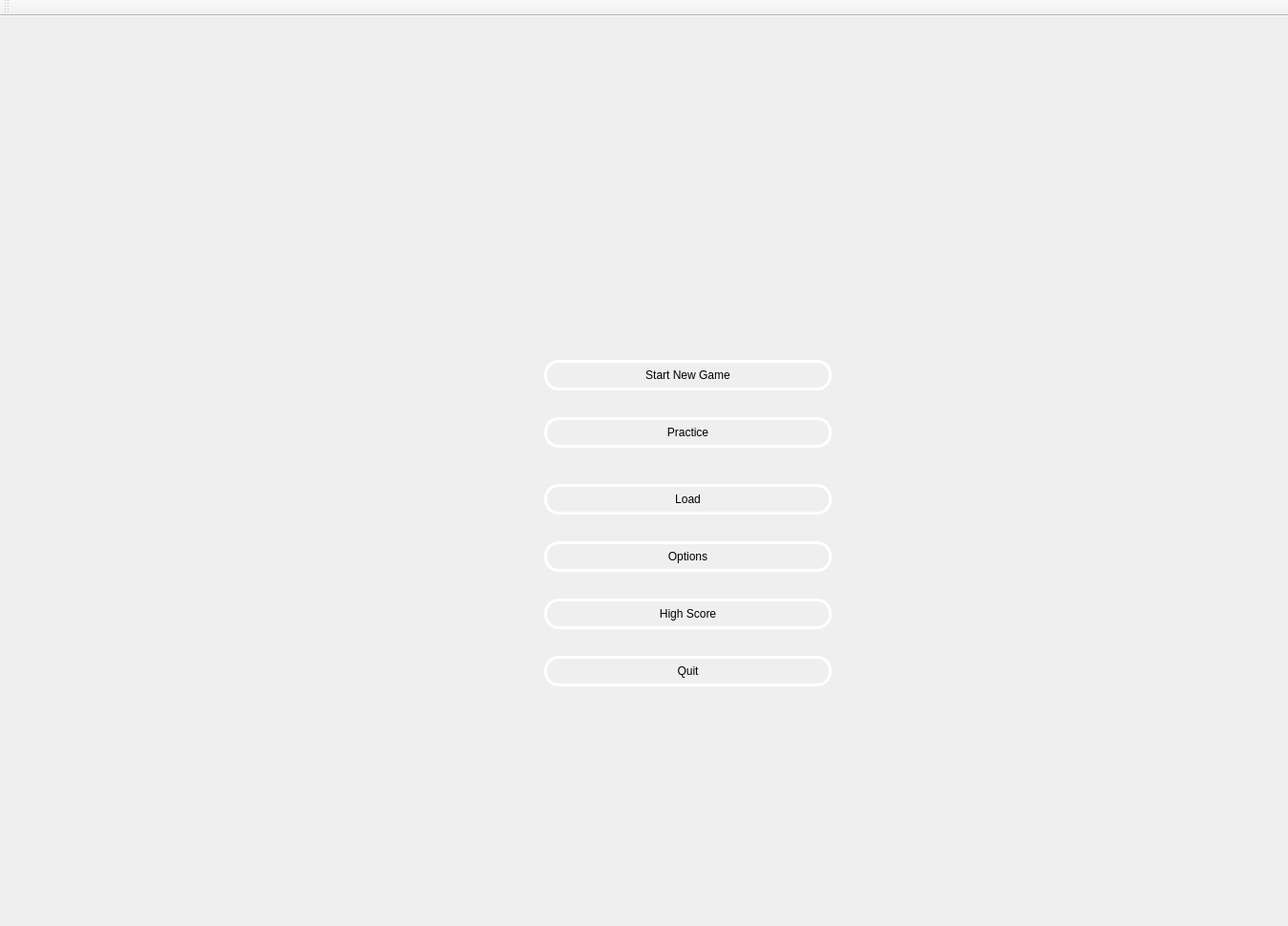
<?xml version="1.0" encoding="UTF-8"?>
<ui version="4.0">
 <class>MainWindow</class>
 <widget class="QMainWindow" name="MainWindow">
  <property name="geometry">
   <rect>
    <x>0</x>
    <y>0</y>
    <width>1349</width>
    <height>970</height>
   </rect>
  </property>
  <property name="windowTitle">
   <string>MainWindow</string>
  </property>
  <property name="styleSheet">
   <string notr="true">background-image:url(bike-race.jpeg)
</string>
  </property>
  <widget class="QWidget" name="centralWidget">
   <widget class="QPushButton" name="newGame">
    <property name="geometry">
     <rect>
      <x>570</x>
      <y>360</y>
      <width>301</width>
      <height>32</height>
     </rect>
    </property>
    <property name="styleSheet">
     <string notr="true">QPushButton{
border:3px solid white;
border-radius:15px;
}</string>
    </property>
    <property name="text">
     <string>Start New Game</string>
    </property>
   </widget>
   <widget class="QPushButton" name="freeRome">
    <property name="geometry">
     <rect>
      <x>570</x>
      <y>420</y>
      <width>301</width>
      <height>32</height>
     </rect>
    </property>
    <property name="styleSheet">
     <string notr="true">border:3px solid white ;
border-radius:15px</string>
    </property>
    <property name="text">
     <string>Practice</string>
    </property>
   </widget>
   <widget class="QPushButton" name="load">
    <property name="geometry">
     <rect>
      <x>570</x>
      <y>490</y>
      <width>301</width>
      <height>32</height>
     </rect>
    </property>
    <property name="styleSheet">
     <string notr="true">border:3px solid white;
border-radius:15px;</string>
    </property>
    <property name="text">
     <string>Load</string>
    </property>
   </widget>
   <widget class="QPushButton" name="options">
    <property name="geometry">
     <rect>
      <x>570</x>
      <y>550</y>
      <width>301</width>
      <height>32</height>
     </rect>
    </property>
    <property name="styleSheet">
     <string notr="true">border:3px solid white;
border-radius:15px;</string>
    </property>
    <property name="text">
     <string>Options</string>
    </property>
   </widget>
   <widget class="QPushButton" name="highScore">
    <property name="geometry">
     <rect>
      <x>570</x>
      <y>610</y>
      <width>301</width>
      <height>32</height>
     </rect>
    </property>
    <property name="styleSheet">
     <string notr="true">border:3px solid white;
border-radius:15px;</string>
    </property>
    <property name="text">
     <string>High Score</string>
    </property>
   </widget>
   <widget class="QPushButton" name="quit">
    <property name="geometry">
     <rect>
      <x>570</x>
      <y>670</y>
      <width>301</width>
      <height>32</height>
     </rect>
    </property>
    <property name="styleSheet">
     <string notr="true">border:3px solid white;
border-radius:15px;</string>
    </property>
    <property name="text">
     <string>Quit</string>
    </property>
   </widget>
  </widget>
  <widget class="QToolBar" name="mainToolBar">
   <attribute name="toolBarArea">
    <enum>TopToolBarArea</enum>
   </attribute>
   <attribute name="toolBarBreak">
    <bool>false</bool>
   </attribute>
  </widget>
 </widget>
 <layoutdefault spacing="6" margin="11"/>
 <resources/>
 <connections>
  <connection>
   <sender>quit</sender>
   <signal>clicked()</signal>
   <receiver>MainWindow</receiver>
   <slot>close()</slot>
   <hints>
    <hint type="sourcelabel">
     <x>329</x>
     <y>424</y>
    </hint>
    <hint type="destinationlabel">
     <x>324</x>
     <y>449</y>
    </hint>
   </hints>
  </connection>
 </connections>
</ui>
